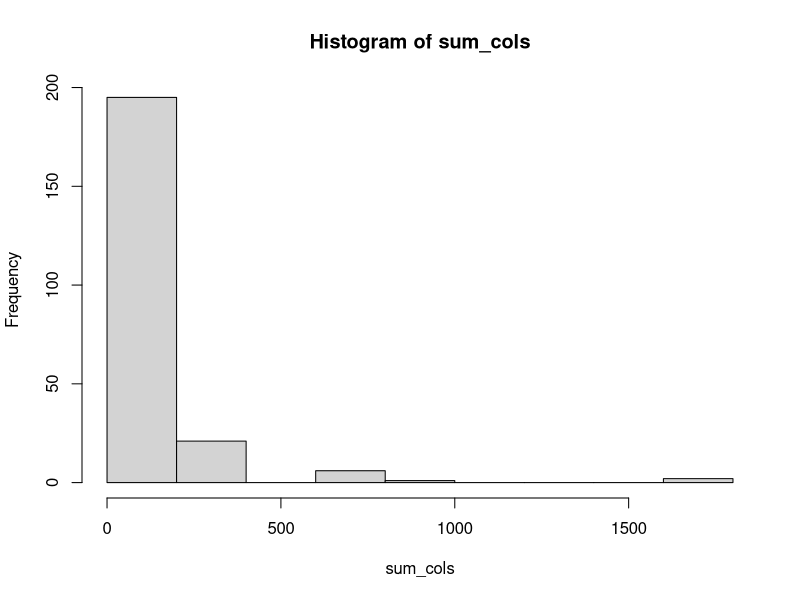
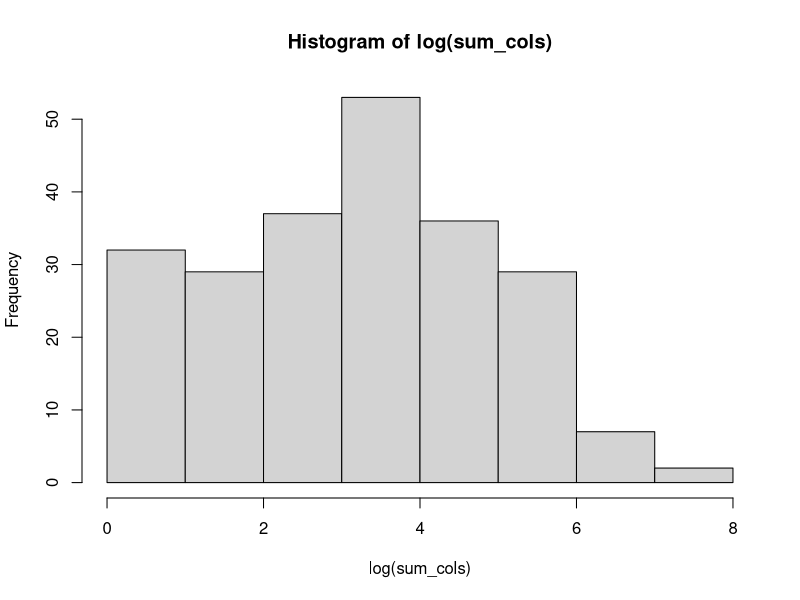
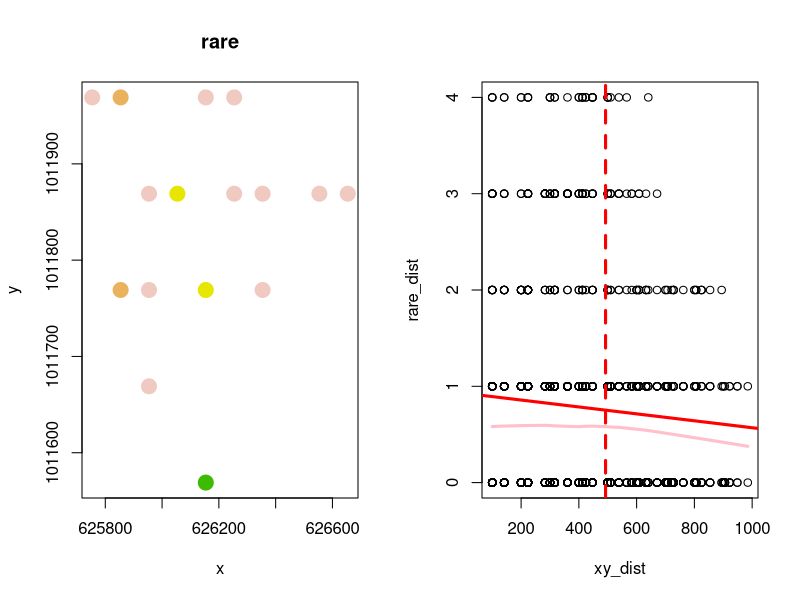
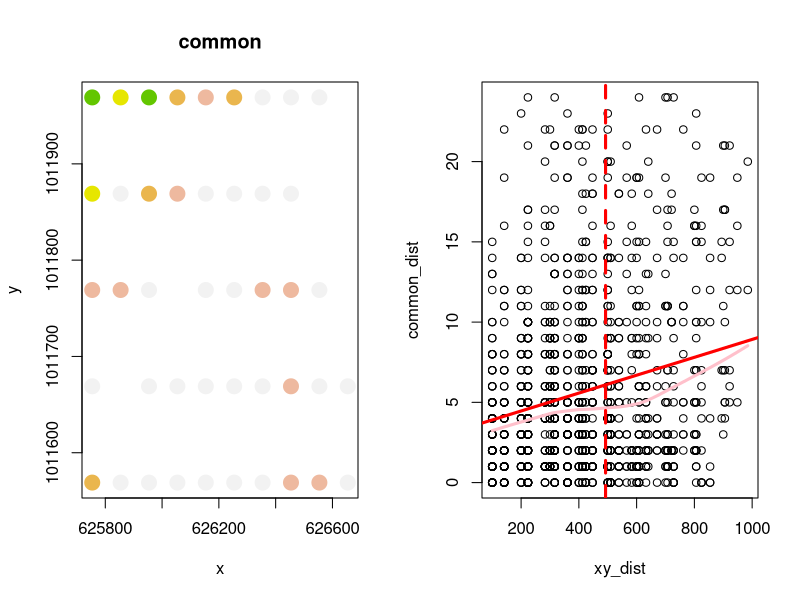
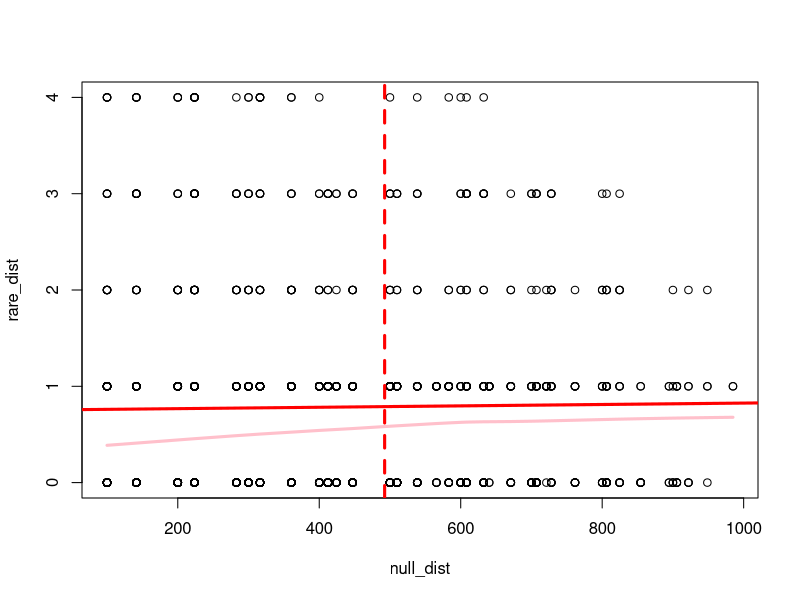
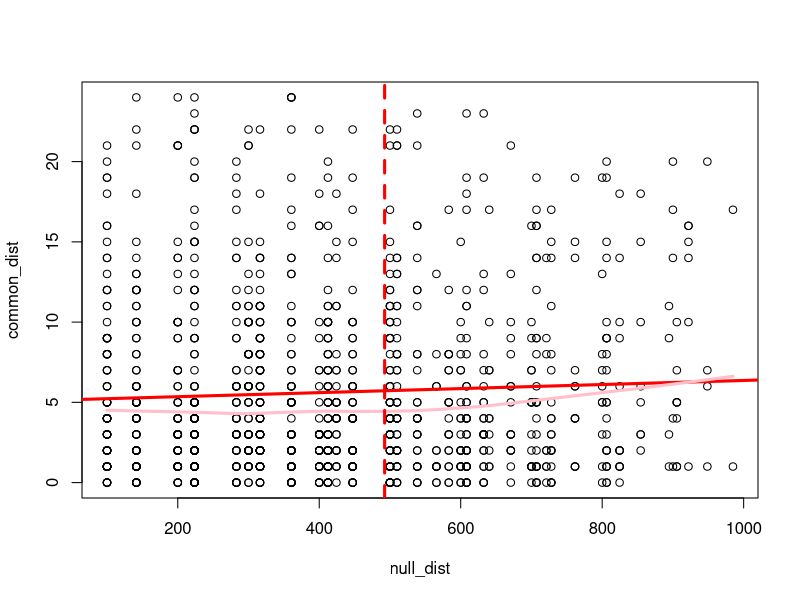
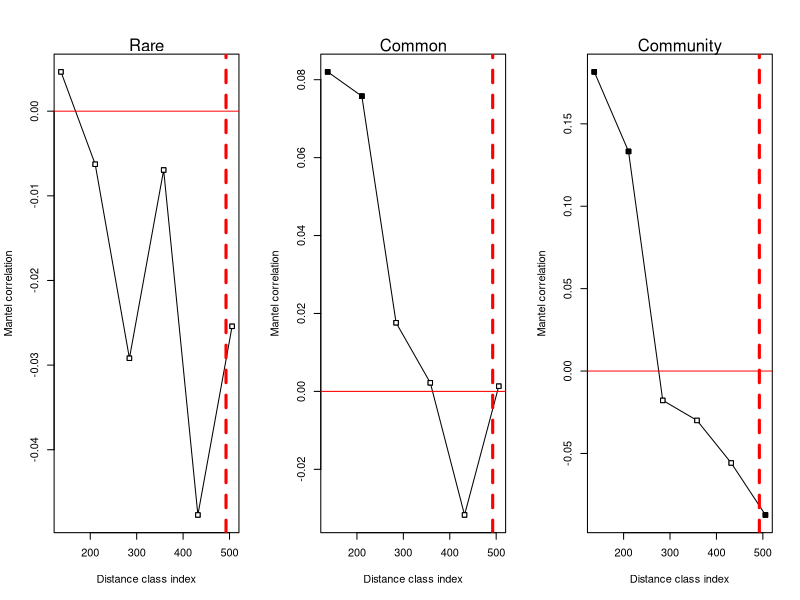

Write the R code that produced these figures, in order. (Note: this script raises an error after producing the figures.)
## ---- chunk 1
knitr::opts_chunk$set(echo = TRUE)
## ---- chunk 2
library(vegan)
library(nlme)
data(BCI)
## ---- chunk 3
BCI_xy = data.frame(x = rep(seq(625754, 626654, by=100), each=5), 
                    y = rep(seq(1011569,  1011969, by=100), len=50))
## ---- chunk 4
# # compute column sums and plot distribution
# # it will be very skewed
# # log transform the distribution
# # ~ 50th percentile for rare 
sum_cols = apply(BCI, 2, sum)
head(sum_cols)
quantile(log(sum_cols))
exp(3.2)
## ---- chunk 5
hist(sum_cols)
hist(log(sum_cols))
## ---- chunk 6
#"Cecropia.obtusifolia"
# 25 occurences
sum_cols
rare_species <- BCI[,35]
rare_species_name <- colnames(BCI[35])
sum(rare_species)
rare_species_name
## ---- chunk 7
exp(5.2)
# "Cecropia.insignis"
# 294 occurences
common_species <- BCI[,34]
common_species_name <- colnames(BCI[34])
sum(common_species)
common_species_name
## ---- chunk 8
sr <- rowSums(BCI > 0)
sr
sr_dist <- dist(sr)
rare_dist = dist(rare_species)
common_dist = dist(common_species)
xy_dist = dist(BCI_xy)
max_dist <- max(xy_dist) / 2
## ---- chunk 9
par(mfrow=c(1,2))
col_brks <- hist(rare_species, plot=F)$breaks
col_indices <- as.numeric(cut(rare_species, col_brks))
cols <- rev(terrain.colors(length(col_brks)))
plot(BCI_xy, cex=2, pch=19, col=cols[col_indices], main= "rare")

# plot result
plot(xy_dist, rare_dist)
abline(lm(rare_dist ~ xy_dist), lwd=3, col='red')
lines(lowess(xy_dist, rare_dist), lwd=3, col='pink')
abline(v = max_dist, col='red', lwd=3, lty=2)
## ---- chunk 10
par(mfrow=c(1,2))
col_brks <- hist(common_species, plot=F)$breaks
col_indices <- as.numeric(cut(common_species, col_brks))
cols <- rev(terrain.colors(length(col_brks)))
plot(BCI_xy, cex=2, pch=19, col=cols[col_indices], main= "common")
# plot result
plot(xy_dist, common_dist)
abline(lm(common_dist ~ xy_dist), lwd=3, col='red')
lines(lowess(xy_dist, common_dist), lwd=3, col='pink')
abline(v = max_dist, col='red', lwd=3, lty=2)
## ---- chunk 11
obs_cor_rare <- cor(xy_dist, rare_dist)
obs_cor_rare
obs_cor_common <- cor(xy_dist, common_dist)
obs_cor_common
## ---- chunk 12
par(mfrow=c(1,1))
# rare random
null_xy <- BCI_xy[sample(nrow(BCI_xy)), ]
null_dist <- dist(null_xy)

plot(null_dist, rare_dist)
abline(lm(rare_dist ~ null_dist), lwd=3, col='red')
lines(lowess(null_dist, rare_dist), lwd=3, col='pink')
abline(v = max_dist, col='red', lwd=3, lty=2)
rare_null_cor <-  cor(null_dist, rare_dist)
## ---- chunk 13
rare_null_cor
obs_cor_rare
## ---- chunk 14
rare_mantel <- mantel(xy_dist, rare_dist)
rare_mantel

## ---- chunk 15
par(mfrow=c(1,1))
# common random
null_xy <- BCI_xy[sample(nrow(BCI_xy)), ]
null_dist <- dist(null_xy)

plot(null_dist, common_dist)
abline(lm(common_dist ~ null_dist), lwd=3, col='red')
lines(lowess(null_dist, common_dist), lwd=3, col='pink')
abline(v = max_dist, col='red', lwd=3, lty=2)
common_null_cor <-  cor(null_dist, common_dist)
## ---- chunk 16
common_null_cor
obs_cor_common

## ---- chunk 17
common_mantel <- mantel(xy_dist, common_dist)
common_mantel
## ---- chunk 18

comm_dist <- vegdist(BCI)
# correlograms
rare_corlog = mantel.correlog(rare_dist, xy_dist)
common_corlog = mantel.correlog(common_dist, xy_dist)
comm_corlog = mantel.correlog(comm_dist, xy_dist)
rare_corlog
common_corlog
comm_corlog
## ---- chunk 19

par(mfrow=c(1,3))
plot(rare_corlog)
mtext(side=3, 'Rare')
abline(v = max_dist, col='red', lwd=3, lty=2)
plot(common_corlog)
mtext(side=3, 'Common')
abline(v = max_dist, col='red', lwd=3, lty=2)
plot(comm_corlog)
mtext(side=3, 'Community')
abline(v = max_dist, col='red', lwd=3, lty=2)
## ---- chunk 20
common_species_name
rare_species_name
## ---- chunk 21
library(vegan)
data(BCI)
sp_ids = c("Cordia.lasiocalyx", "Hirtella.triandra",
           "Picramnia.latifolia", "Quassia.amara",
           "Tabernaemontana.arborea", "Trattinnickia.aspera", 
           "Xylopia.macrantha")
sp_ids
pred_sp <- BCI[, sp_ids]
names(pred_sp) <- paste('sp', letters[1:7], sep= "")
names(pred_sp)
resp_sp<- BCI[,"Drypetes.standleyi"]
## ---- chunk 22
sp_mod_one = gls(resp_sp ~ spb, data= pred_sp)
summary(sp_mod_one)

sum(BCI[,"Xylopia.macrantha"])

x <- BCI_xy$x
y <- BCI_xy$y

par(mfrow=c(1,1))
plot(Variogram(sp_mod_one, form = ~x + y), main = "sp_one BCIX +BCIY")
sp_one_lin = update(sp_mod_one, corr= corLin(form= ~ x + y))
plot(Variogram(sp_one_lin, maxDist = max_dist), main = sp_one_lin)
plot(Variogram(sp_one_lin, resType = 'n', maxDist = max_dist))
## ---- chunk 23
# adding a nugget
sp_one_linN = update(sp_one_lin, corr=corLin(form=~x + y, nugget=T))
plot(Variogram(sp_one_linN, maxDist = max_dist))
plot(Variogram(sp_one_linN, resType='n', maxDist = max_dist))
## ---- chunk 24
sp_one_exp = update(sp_mod_one, corr= corExp(form= ~ x + y))
plot(Variogram(sp_one_exp, maxDist = max_dist))
plot(Variogram(sp_one_exp, resType='n', maxDist = max_dist))
## ---- chunk 25
sp_one_expN = update(sp_mod_one, corr= corExp(form= ~ x + y, nugget = T))
plot(Variogram(sp_one_expN, maxDist = max_dist))
plot(Variogram(sp_one_expN, resType='n', maxDist = max_dist))
## ---- chunk 26
anova(sp_mod_one, sp_one_lin, sp_one_linN, sp_one_exp, sp_one_expN, test = F)
## ---- chunk 27

summary(sp_one_linN)
summary(sp_one_expN)

## ---- chunk 28
sp_all_dat = data.frame(resp_sp, pred_sp, BCI_xy)
sp_mod_all =  gls(resp_sp ~ spa + spb + spc +spd +spe + spf + spg, data= sp_all_dat)
summary(sp_mod_all)
## ---- chunk 29
plot(Variogram(sp_mod_all, form = ~x + y), main = "sp_all BCIX +BCIY")
## ---- chunk 30
par(mfrow=c(1,2))
sp_all_lin = update(sp_mod_all, corr= corLin(form= ~ x + y))
plot(Variogram(sp_all_lin, maxDist = max_dist), main = sp_one_lin)
plot(Variogram(sp_all_lin, resType = 'n', maxDist = max_dist))
## ---- chunk 31
par(mfrow=c(1,2))
sp_all_linN = update(sp_mod_all, corr=corLin(form=~x + y, nugget=T))
plot(Variogram(sp_all_linN, maxDist = max_dist))
plot(Variogram(sp_all_linN, resType='n', maxDist = max_dist))
## ---- chunk 32
sp_all_exp = update(sp_mod_all, corr= corExp(form= ~ x + y))
plot(Variogram(sp_all_exp, maxDist = max_dist))
plot(Variogram(sp_all_exp, resType='n', maxDist = max_dist))

## ---- chunk 33

sp_all_expN = update(sp_mod_all, corr= corExp(form= ~ x + y, nugget = T))
plot(Variogram(sp_all_expN, maxDist = max_dist))
plot(Variogram(sp_all_expN, resType='n', maxDist = max_dist))
## ---- chunk 34

sp_all_rat = update(sp_mod_all, corr= corRatio(form= ~ x + y))
plot(Variogram(sp_all_rat, maxDist = max_dist))
plot(Variogram(sp_all_rat, resType='n', maxDist = max_dist))
## ---- chunk 35

sp_all_ratN = update(sp_mod_all, corr= corRatio(form= ~ x + y, nugget = T))
plot(Variogram(sp_all_ratN, maxDist = max_dist))
plot(Variogram(sp_all_ratN, resType='n', maxDist = max_dist))
## ---- chunk 36
anova(sp_mod_all, sp_all_lin, sp_all_linN, sp_all_exp, sp_all_expN, sp_all_rat, sp_all_ratN, test = F)
